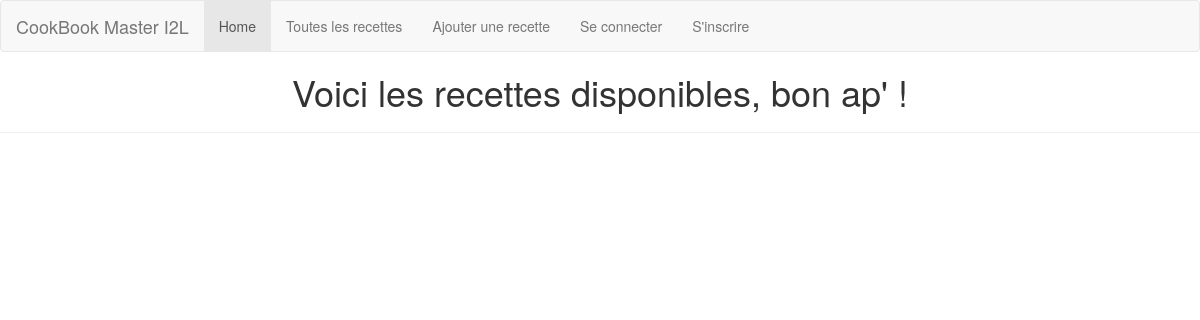
The page /cookbook/afficher/ on the database as committed earlier.
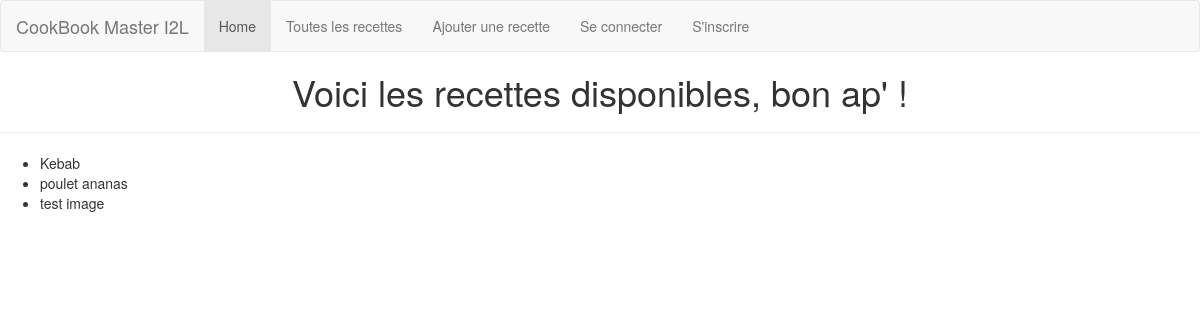
The same page on the database as committed later.
### cookbook/models.py (models this page shows, shortened)
class Recette(models.Model):
    TYPES = (
        ('E', "Entrée"),
        ('P', "Plat principal"),
        ('D', "Dessert"),
    )
    DIFFICULTE = (
        ('1', "Simple"),
        ('2', "Moyen"),
        ('3', "Difficile"),
    )
    titre = models.CharField(max_length=200, verbose_name="titre")
    type = models.CharField(max_length=1,choices=TYPES, verbose_name="type de plat")
    difficulte = models.CharField(blank=True, max_length=1, choices=DIFFICULTE, verbose_name="difficulte")
    cout = models.IntegerField(blank=True, verbose_name="Coût de la recette")
    temps_prepa = models.DurationField(blank=True, null=True, verbose_name="temps de préparation")
    temps_cuisson = models.DurationField(blank=True, null=True, verbose_name="temps de cuisson")
    temps_repos = models.DurationField(blank=True, null=True, verbose_name="temps de repos")
    etape = models.TextField(null=True, verbose_name="Etape de la recette")
    ingredients = models.TextField(null=True, verbose_name="Ingrédients de la recette")
    valide = models.BooleanField(default=False, verbose_name="validé ?")
    user = models.ForeignKey(User, default=False, on_delete=models.CASCADE, related_name="id_user")

### cookbook/views.py (the view)
def afficher(request):
    recettes = Recette.objects.all();
    typeObjet = None
    paginator = Paginator(recettes, 10)
    page = request.GET.get('page')
    try:
        recettes = paginator.page(page)
    except PageNotAnInteger:
        recettes = paginator.page(1)
    except EmptyPage:
        recettes = paginator.page(paginator.num_pages)
    contexte = {
        'typeObjet': typeObjet,
        'recettes': recettes,
    }
    return render(request, 'cookbook/afficher.html', contexte)

### cookbook/templates/cookbook/afficher.html (shortened to what this page needs)
{% extends 'cookbook/_base.html' %}
{% block contenu %}
{% load static %}
<link rel="stylesheet" href="{% static 'app.css' %}">
    <div id="content">
        <div id="page-title">
            <h1 class="title">Voici les recettes disponibles, bon ap' !</h1>
        </div>
        <hr>
        <div class="one-column">
            <ul>
            {% for r in recettes %}
               <li>{{ r.titre }}</li>
            {% endfor %}
            </ul>
        </div>
    </div>
{% endblock %}

### cookbook/templates/cookbook/_base.html (shortened to what this page needs)
{% load staticfiles %}
<!DOCTYPE html>
<html lang="en">
<head>
  <link rel="stylesheet" type="text/css" href="../../static/bootsrap/css/bootstrap.css">
  <link rel="stylesheet" type="text/css" href="{% static 'bootstrap/css/bootstrap.min.css' %}">
</head>
<body>
  <nav class="navbar navbar-default">
    <div class="container-fluid">
      <div class="navbar-header">
        <a class="navbar-brand" href="#">CookBook Master I2L</a>
      </div>
      <ul class="nav navbar-nav">
        <li class="active"><a href="/cookbook">Home</a></li>
        <li><a href="/cookbook/afficher">Toutes les recettes</a></li>
        <li><a href="/cookbook/ajouter">Ajouter une recette</a></li>
        {% if user.is_authenticated %}
        <li><a href="/cookbook/deconnexion">Se deconnecter</a></li>
        {% else %}
        <li><a href="/cookbook/connexion">Se connecter</a></li>
        <li><a href="/cookbook/inscription">S'inscrire</a></li>
        {% endif %}
      </ul>
    </div>
  </nav>
</body>
{% block contenu %}{% endblock %}
</html>

### cookbook/static/app.css (style rules this page uses)
#page-title { text-align: center; }

Rows that differ between the two databases and show on the page:
added Recette: titre "Kebab"
added Recette: titre "poulet ananas"
added Recette: titre "test image"
